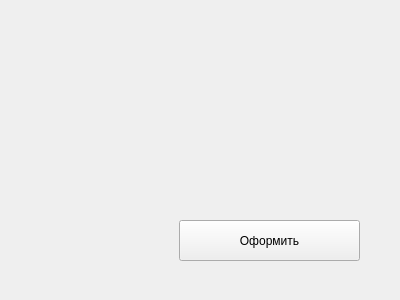
<?xml version="1.0" encoding="UTF-8"?>
<ui version="4.0">
 <class>Menu</class>
 <widget class="QWidget" name="Menu">
  <property name="geometry">
   <rect>
    <x>0</x>
    <y>0</y>
    <width>400</width>
    <height>300</height>
   </rect>
  </property>
  <property name="windowTitle">
   <string>Form</string>
  </property>
  <widget class="QPushButton" name="OrderButton">
   <property name="geometry">
    <rect>
     <x>179</x>
     <y>220</y>
     <width>181</width>
     <height>41</height>
    </rect>
   </property>
   <property name="text">
    <string>Оформить</string>
   </property>
  </widget>
 </widget>
 <resources/>
 <connections/>
</ui>
